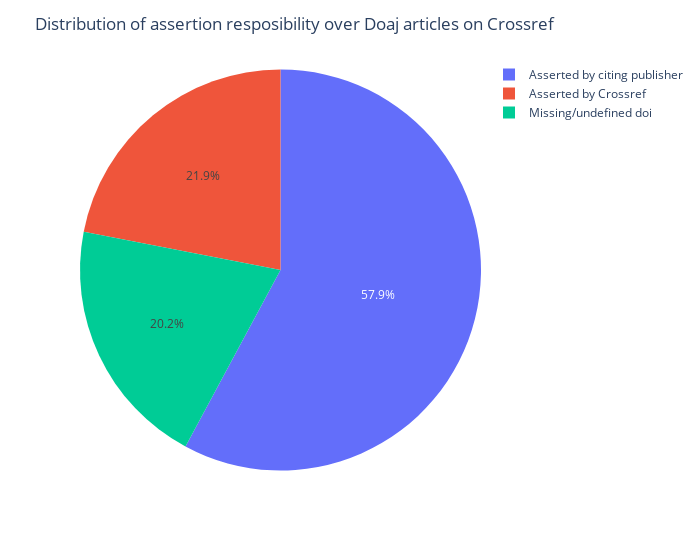

The notebook cell this image was saved under:
### Code cell
ass_cross = working['asserted-by-cr'].sum()
ass_pub = working['asserted-by-pub'].sum()
und = working['ref-undefined'].sum()
ass_cross, ass_pub


new = pd.DataFrame()
new['val'] = [ass_cross, ass_pub, und]
new['ref'] = ['Asserted by Crossref', 'Asserted by citing publisher', 'Missing/undefined doi']
fig = px.pie(new, values='val', names='ref')
fig.update_layout( width=700, title ="Distribution of assertion resposibility over Doaj articles on Crossref")
fig.show()

### Figure 1 — Plotly figure (JSON) as saved in the notebook; plotly's stock layout.template omitted (floating-point values rounded to 4 significant figures)
{"data": [{"domain": {"x": [0, 1], "y": [0, 1]}, "hovertemplate": "ref=%{label}<br>val=%{value}<extra></extra>", "labels": ["Asserted by Crossref", "Asserted by citing publisher", "Missing/undefined doi"], "legendgroup": "", "name": "", "showlegend": true, "type": "pie", "values": [31182297, 82241073, 28721952]}], "layout": {"legend": {"tracegroupgap": 0}, "margin": {"t": 60}, "title": {"text": "Distribution of assertion resposibility over Doaj articles on Crossref"}, "width": 700}}
